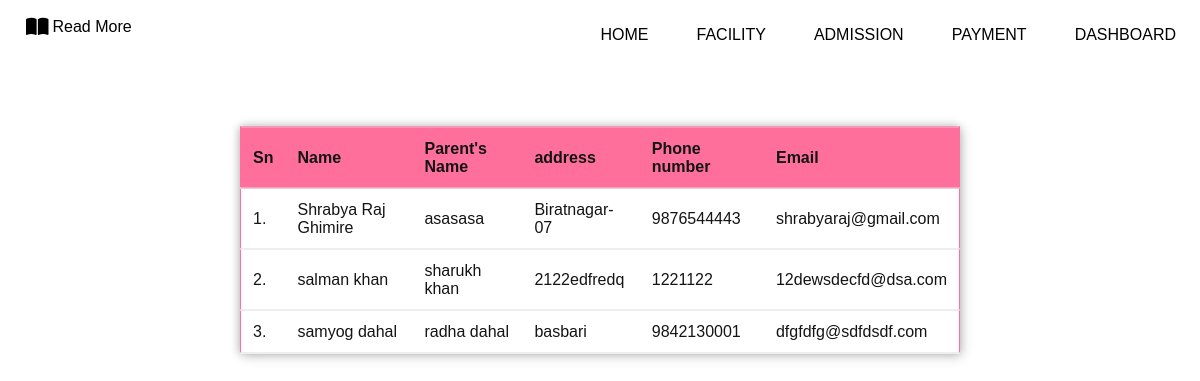
The app's page /students, older data.
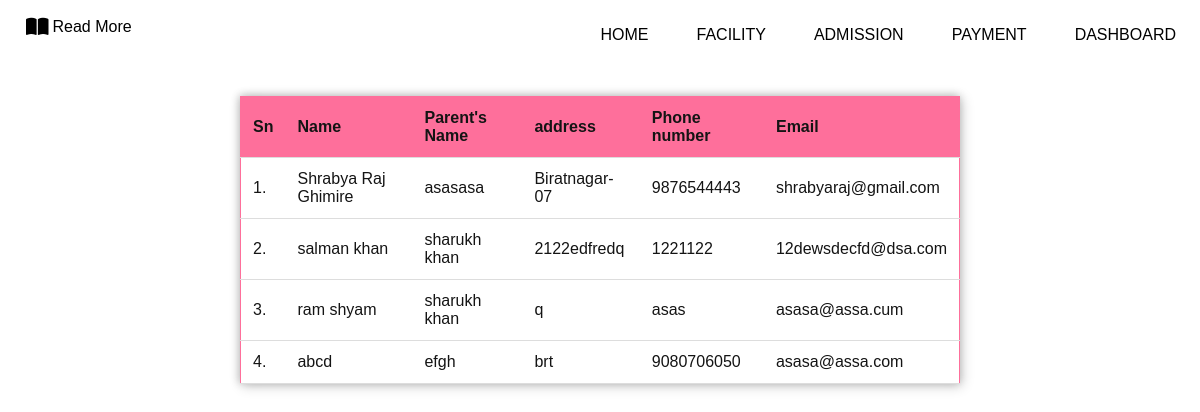
The same page, newer data.
### home/models.py (models this page shows)
class admission1(models.Model):
    yname = models.CharField(max_length=122)
    pname = models.CharField(max_length=122)
    occupation = models.CharField(max_length=122)
    phone = models.CharField(max_length=122)
    dob = models.CharField(max_length=122)
    address = models.CharField(max_length=122)
    email =  models.EmailField(max_length=122)

### home/views.py (the view)
# urls.py: path("students", views.student, name='students'),
def student(request):
     alldata = admission1.objects.all()
     context = {'data': alldata}
     return render(request,'students.html', context)

### templates/students.html (shortened to what this page needs)
{% load static %}
<html lang="en">
<head>
    <link rel="stylesheet" href="{% static 'css/style.css' %}">
    <link rel="stylesheet" href="{% static 'css/dashboard.css' %}">
</head>
<body>
    <header class="header" id="header">
        <nav class="nav container">
            <a href="/" class="nav_logo">
                <i class="fa-solid fa-book-open"></i> Read More
            </a>
            <div class="nav_menu" id="nav-menu">
                <ul class="nav_list">
                    <li class="nav_items">
                        <a href="/" class="nav_link">Home</a>
                    </li>
                    <li class="nav_items">
                        <a href="/facility" class="nav_link">Facility</a>
                    </li>
                    <li class="nav_items">
                        <a href="/admission" class="nav_link">Admission</a>
                    </li>
                    <li class="nav_items">
                        <a href="/payment" class="nav_link">Payment</a>
                    </li>
                    <li class="nav_items">
                        <a href="/dashboard" class="nav_link">Dashboard</a>
                    </li>
                </ul>
            </div>
        </nav>
    </header>
    <section class="table section">
        <table style="width:60%">
            <tr id="table-head">
                <th>Sn</th>
                <th>Name</th>
                <th>Parent's Name</th>
                <th>address</th>
                <th>Phone number</th>
                <th>Email</th>
            </tr>
            {% for admission1 in data %}
            <tr class="tr1">
                <td>{{forloop.counter}}.</td>
                <td>{{admission1.yname}}</td>
                <td>{{admission1.pname}}</td>
                <td>{{admission1.address}}</td>
                <td>{{admission1.phone}}</td>
                <td>{{admission1.email}}</td>
            </tr>
            {% endfor %}
        </table>
    </section>
</body>
</html>

Row changes from the older to the newer data that the page shows:
removed admission1: yname "samyog dahal", pname "radha dahal", address "basbari", phone "9842130001", email "dfgfdfg@sdfdsdf.com"
added admission1: yname "ram shyam", pname "sharukh khan", address "q", phone "asas", email "asasa@assa.cum"
added admission1: yname "abcd", pname "efgh", address "brt", phone "9080706050", email "asasa@assa.com"
